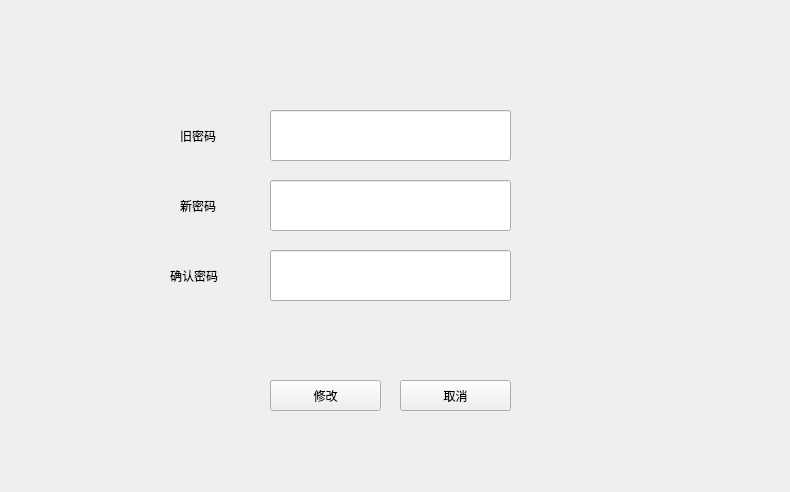
<?xml version="1.0" encoding="UTF-8"?>
<ui version="4.0">
 <class>ChangePasswdWnd</class>
 <widget class="QWidget" name="ChangePasswdWnd">
  <property name="geometry">
   <rect>
    <x>0</x>
    <y>0</y>
    <width>790</width>
    <height>492</height>
   </rect>
  </property>
  <property name="windowTitle">
   <string>Form</string>
  </property>
  <property name="styleSheet">
   <string notr="true">font: 14pt &quot;微软雅黑&quot;;</string>
  </property>
  <widget class="QLabel" name="label_2">
   <property name="geometry">
    <rect>
     <x>180</x>
     <y>190</y>
     <width>61</width>
     <height>31</height>
    </rect>
   </property>
   <property name="text">
    <string>新密码</string>
   </property>
  </widget>
  <widget class="QLabel" name="label_3">
   <property name="geometry">
    <rect>
     <x>170</x>
     <y>260</y>
     <width>81</width>
     <height>31</height>
    </rect>
   </property>
   <property name="text">
    <string>确认密码</string>
   </property>
  </widget>
  <widget class="QLineEdit" name="old">
   <property name="geometry">
    <rect>
     <x>270</x>
     <y>110</y>
     <width>241</width>
     <height>51</height>
    </rect>
   </property>
   <property name="echoMode">
    <enum>QLineEdit::Password</enum>
   </property>
  </widget>
  <widget class="QLabel" name="label">
   <property name="geometry">
    <rect>
     <x>180</x>
     <y>110</y>
     <width>101</width>
     <height>51</height>
    </rect>
   </property>
   <property name="text">
    <string>旧密码</string>
   </property>
  </widget>
  <widget class="QPushButton" name="pushButton">
   <property name="geometry">
    <rect>
     <x>270</x>
     <y>380</y>
     <width>111</width>
     <height>31</height>
    </rect>
   </property>
   <property name="text">
    <string>修改</string>
   </property>
  </widget>
  <widget class="QPushButton" name="pushButton_2">
   <property name="geometry">
    <rect>
     <x>400</x>
     <y>380</y>
     <width>111</width>
     <height>31</height>
    </rect>
   </property>
   <property name="text">
    <string>取消</string>
   </property>
  </widget>
  <widget class="QLineEdit" name="newone">
   <property name="geometry">
    <rect>
     <x>270</x>
     <y>180</y>
     <width>241</width>
     <height>51</height>
    </rect>
   </property>
   <property name="echoMode">
    <enum>QLineEdit::Password</enum>
   </property>
  </widget>
  <widget class="QLineEdit" name="newConfirm">
   <property name="geometry">
    <rect>
     <x>270</x>
     <y>250</y>
     <width>241</width>
     <height>51</height>
    </rect>
   </property>
   <property name="echoMode">
    <enum>QLineEdit::Password</enum>
   </property>
  </widget>
 </widget>
 <resources/>
 <connections/>
</ui>
